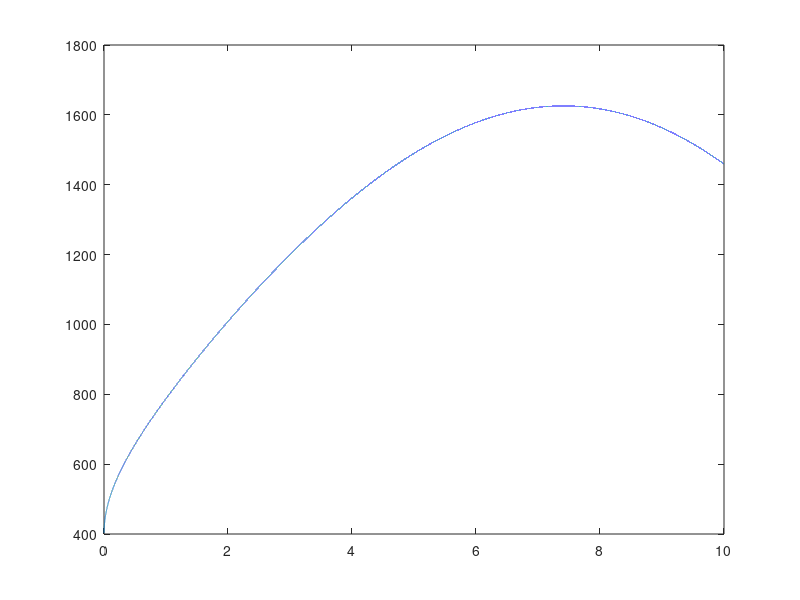

This chart was generated by the following MATLAB code:
clc;clear

a = 8;
l = 10;
q0 = 200;
M0 = 400;

f1 = a*q0*0.5;
f2 = (l-a)*q0*0.5;

Rb = (f1*2/3*a+f2*(a+2/3*(l-a))+M0)/l;
Ra = f1+f2-Rb;

x0 = sqrt(Ra*2/25);

Mmax = M0-100/(3*a)*x0^3+Ra*x0

% clear;clc
% 
% [a,~] = recsolve (0,10)
% 
% l = 10;
% q0 = 200;
% M0 = 400;
% 
% f1 = a*q0*0.5
% f2 = (l-a)*q0*0.5
% 
% Rb = (f1*2/3*a+f2*(a+2/3*(l-a))+M0)/l
% Ra = f1+f2-Rb
% 
% Ra-f1
% 
% x0 = sqrt(Ra*a/100)
% 
% Mmax = M0-100./(3.*a).*x0.^3+Ra.*x0

clear;clc

a = linspace(0,10,100000);

l = 10;
q0 = 200;
M0 = 400;

f1 = a*q0*0.5;
f2 = (l-a)*q0*0.5;

Rb = (f1.*2/3.*a+f2.*(a+2/3.*(l-a))+M0)./l;
Ra = f1+f2-Rb;

x0 = sqrt(Ra.*a./100);


Mmax = M0-100./(3.*a).*x0.^3+Ra.*x0;

plot(a,Mmax)

[Mabsmax,ind] = max(Mmax)
acrit = a(ind)
